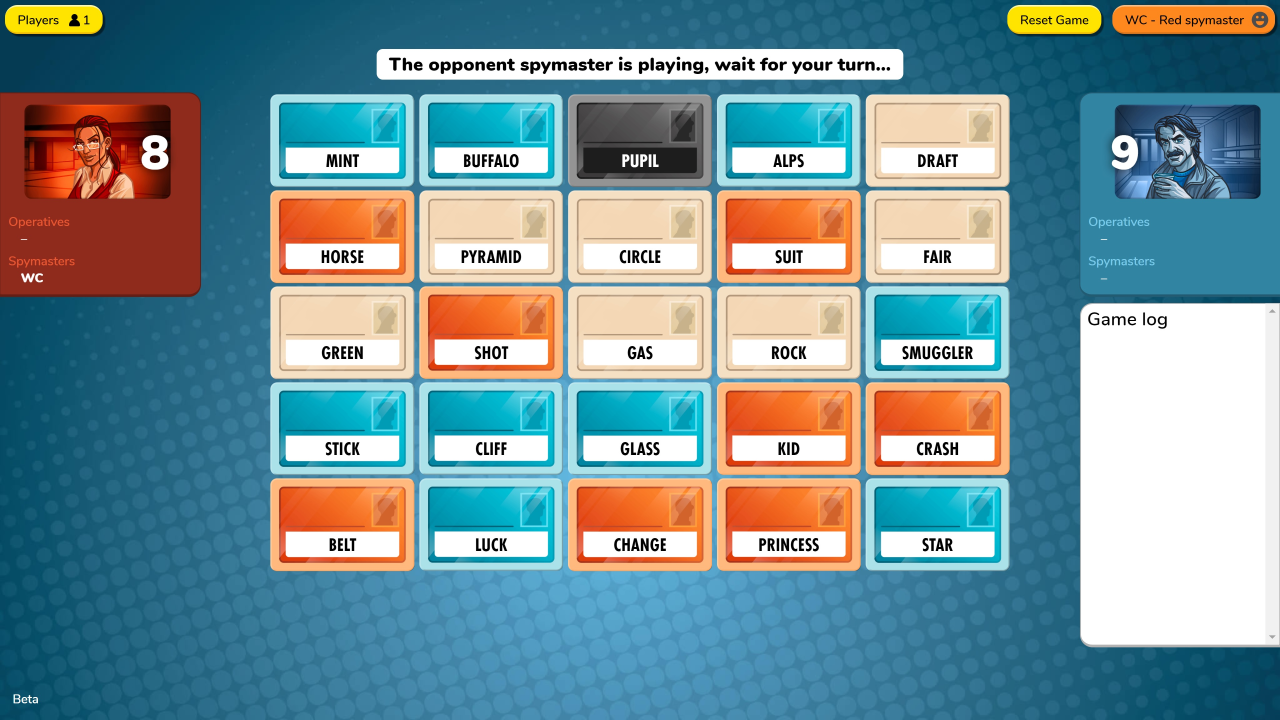
#> input picture data/codenames.jpg, 3840 x 2160 px, found by its file name (shown at 1/3 size)
$ python codenames.py   (older library calls are emulated)
#> lines starting #> are read from the running program, lines starting #| are printed output that depends on the picture; after the words box and inside, x2 and y2 are one past the last pixel; in counts of white or black regions, pixels touching at a corner belong together
#> further down, image is the input picture: shape (2160, 3840, 3); mean B, G, R 152.6, 146.6, 118.3
import numpy as np
import cv2 as cv
import os
from PIL import Image
import pytesseract
pytesseract.pytesseract.tesseract_cmd = r'C:\\Users\\CHONGW2\\AppData\\Local\\Tesseract-OCR\\tesseract.exe'

# import matplotlib.pyplot as plt
from sklearn.cluster import KMeans


class codenamesClass():

    def __init__(self, image):
        self.image = image

    def redchannel(self):
        self.red_channel = self.image[:,:,2]
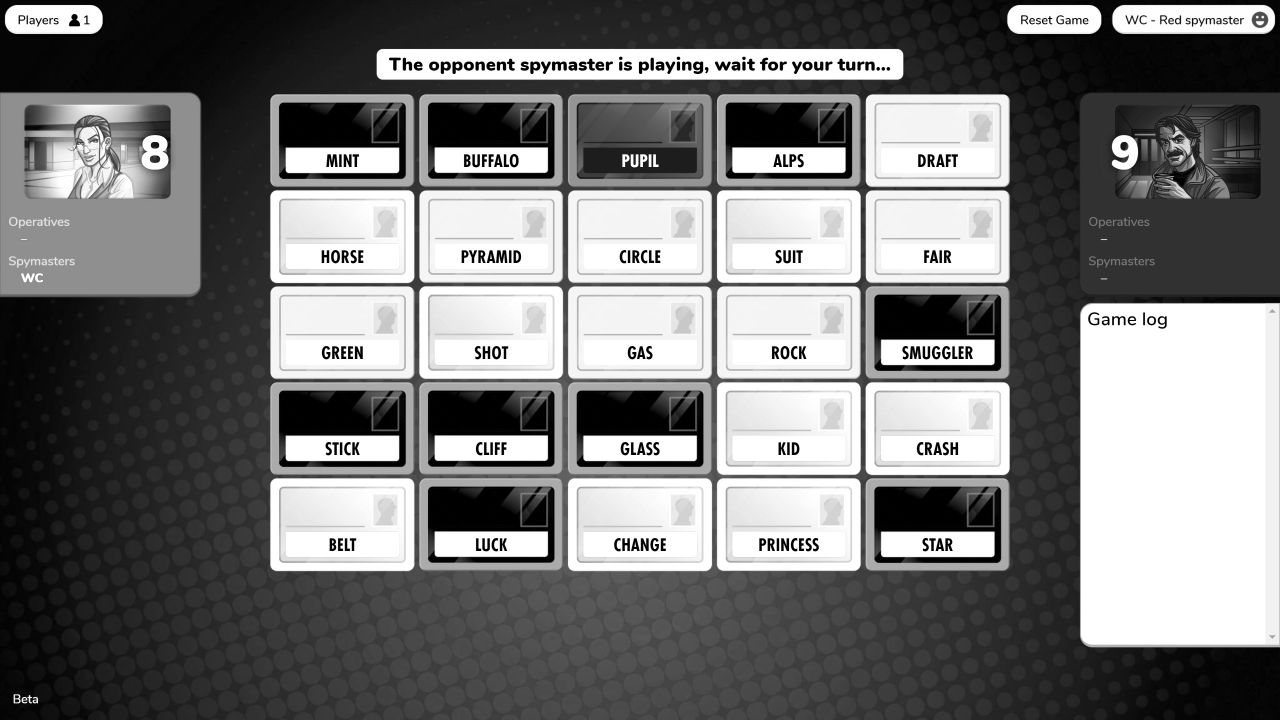
#> self.red_channel: shape (2160, 3840) (shown at 1/3 size); min 0, max 255, mean 118.3

    def thresholdgen(self):
        # image needs to be grayscale
        self.redchannel()
        ret, self.thresh_red = cv.threshold(self.red_channel, int(self.red_channel.mean()), 255, cv.THRESH_BINARY)
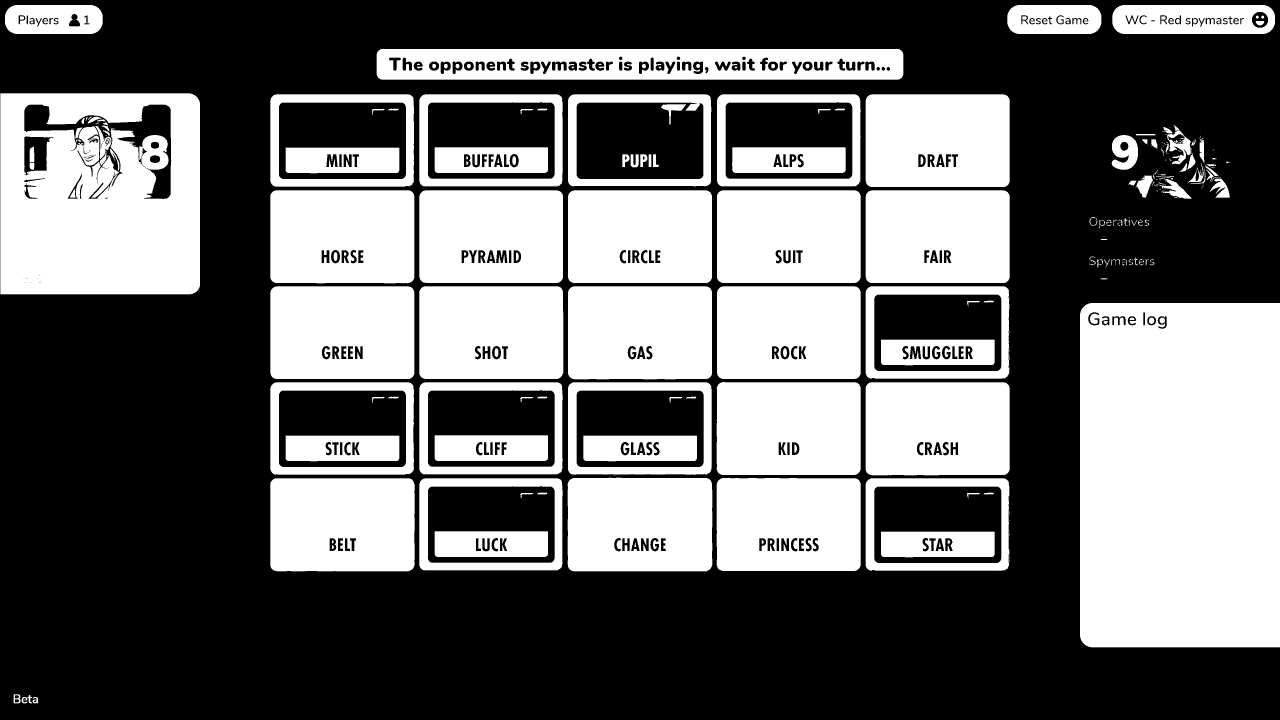
#> self.thresh_red: shape (2160, 3840) (shown at 1/3 size); 41.7% white; 308 white regions (88 under 20 px)
#> ret = 118

    def contoursgen(self):
        # image needs to be binary
        self.thresholdgen()
        _, contours, _ = cv.findContours(self.thresh_red, cv.RETR_TREE, cv.CHAIN_APPROX_NONE)
#> contours = 698 contours, 252 with area under 20; largest, box (x1, y1, x2, y2) and area: (3240, 909, 3840, 1942) 617574, (1, 280, 600, 883) 359542, (1130, 147, 2710, 239) 143425, (1703, 1433, 2137, 1714) 120272, (811, 1435, 1244, 1714) 119635
        return contours


    def clusteringgen(self, contours):
        areas = [cv.contourArea(arr) for arr in contours]
#> areas = 698 values, max 617574 at index 117, min 0 at index 8, mean 7840.4
        X = np.array(areas).reshape((-1, 1))
#> X has the same summary as areas
        n_clusters = 10
        kmeans = KMeans(n_clusters=n_clusters, random_state=0)
        clusters = kmeans.fit_predict(X)
#> clusters = 698 values, max 9 at index 5, min 0 at index 383, mean 5.92

        return clusters

    def highlights(self, show):
        print('generating contours')
        contours = self.contoursgen()
        print('getting clusters')
        clusters = self.clusteringgen(contours)
        cluster_id, cluster_count = np.unique(clusters, return_counts=True)
#> cluster_id = [0, 1, 2, 3, 4, 5, 6, 7, 8, 9]; cluster_count = [3, 25, 1, 1, 10, 456, 11, 1, 2, 188]

        try:
            final_cluster = cluster_id[cluster_count == 25]
#> final_cluster = [1]
            # contours_new = [arr for arr in contours if cv.contourArea(arr) in X.reshape(-1)[clusters==final_cluster]]
            contours_new = np.array(contours)[clusters==final_cluster]
            contours_img = cv.drawContours(self.image, contours_new, -1, (0, 255, 0), 3)
            if show:
                cv.imshow('', contours_img)

            return contours_new
        except:
            print('something blew up')

    def croppedimage(self):
        contours_new = self.highlights(show=False)

        x_min, x_max, y_min, y_max = self.image.shape[1], 0, self.image.shape[0], 0
#> x_min = 3840; x_max = 0; y_min = 2160; y_max = 0

        for arr in contours_new:
            x_min = min(x_min, arr[:, :, 0].min())
            y_min = min(y_min, arr[:, :, 1].min())
            x_max = max(x_max, arr[:, :, 0].max())
            y_max = max(y_max, arr[:, :, 1].max())

        crop_img = self.image[y_min:y_max, x_min:x_max]
        # cv.imshow("cropped", crop_img)

        return crop_img


class extractWords():

    # [43 lines left out: functions __init__, gen_terms, not called in this run]


wd = os.getcwd()

if __name__ == '__main__':
    print('working directory:', wd)
    image = cv.imread(os.path.join(wd, 'data', 'codenames.jpg'))

    # create the class which allows you to preprocess the image
    haha = codenamesClass(image)

    # generate cropped image
#> (the run stopped early here; a loop or call above may not have finished)
